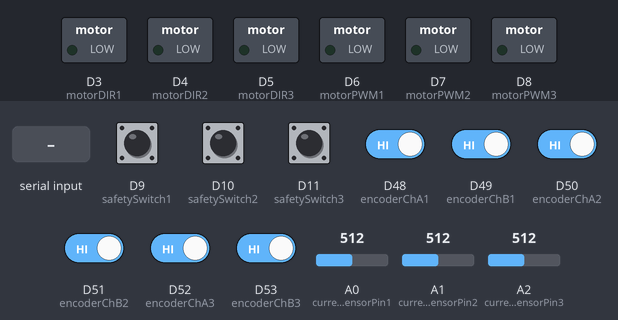
A sketch run on a simulated Arduino Due. On the bench: switched loads named in the sketch (green lamp = pin HIGH). Inputs (shaded band) come from the test bench; at power-on: D9 (safetySwitch1), D10 (safetySwitch2), D11 (safetySwitch3), D48 (encoderChA1), D49 (encoderChB1), D50 (encoderChA2), D51 (encoderChB2), D52 (encoderChA3), D53 (encoderChB3) HIGH, A0 (currentSensorPin1) = 512, A1 (currentSensorPin2) = 512, A2 (currentSensorPin3) = 512 (analog values on the 0–1023 scale). What the sketch prints to the serial monitor is not drawn.

Above: at 1.2 s.
1.3 s: "S90\n" received over Serial
At 1.47 s:
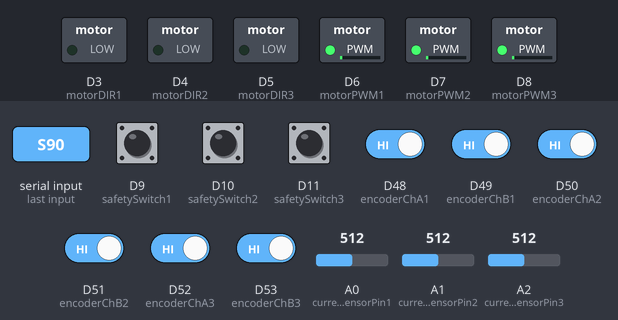
4.3 s: A0 (currentSensorPin1) set to 306
At 4.51 s:
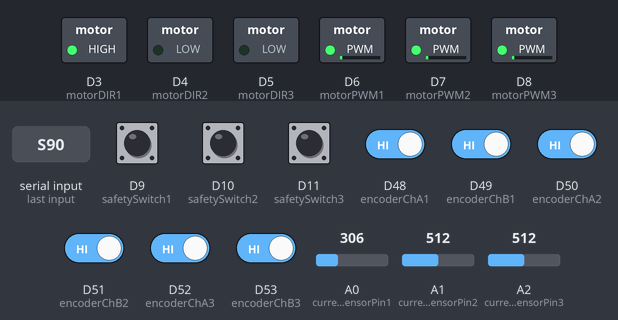
7.3 s: A1 (currentSensorPin2) set to 306
At 7.62 s:
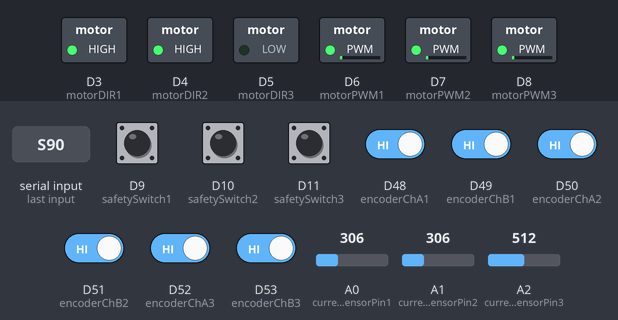
10.3 s: D49 (encoderChB1) driven LOW
At 11.16 s:
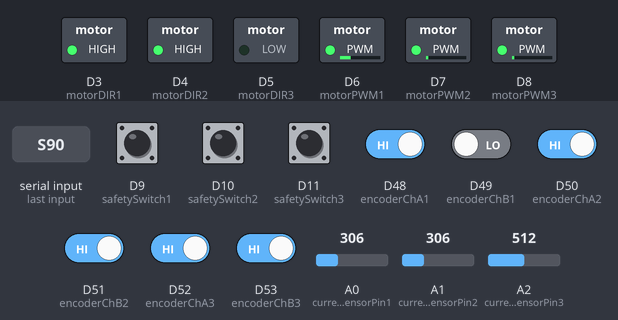
13.3 s: D48 (encoderChA1) driven LOW
16.3 s: A2 (currentSensorPin3) set to 900
Timing chart, 0 to 28.6 s (numbered marks = the images above; inputs shaded):
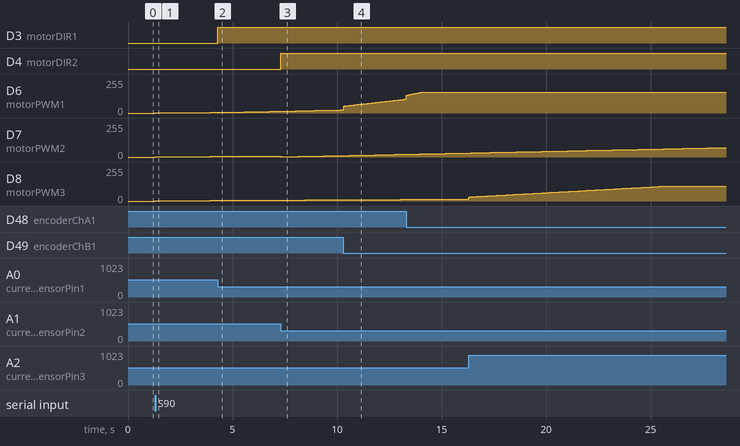

Measured:
- after the input at 1.3 s, D6 (motorPWM1), D7 (motorPWM2), D8 (motorPWM3): 0/255 → 1/255 at once, → 2/255 0.35 s later, → 3/255 1.1 s later, → 4/255 1.1 s later
- after the input at 4.3 s, D3 (motorDIR1): LOW → HIGH at once
- after the input at 7.3 s, D4 (motorDIR2): LOW → HIGH at once

The sketch:

FuzzySynergeticQuadruture.ino
```cpp
#include <Arduino.h>
#define DEG_TO_RAD 0.017453292519943295f

// ======= Binary TX Helpers (Arduino -> Python) =======
static const uint8_t HDR0 = 0xAA;
static const uint8_t HDR1 = 0x55;

uint8_t xorsum(const uint8_t* p, size_t n) {
  uint8_t c = 0;
  while (n--) c ^= *p++;
  return c;
}

// Kirim 15 float (float32 little-endian):
// urutan: e1,e2,e3, edot1,edot2,edot3, angle1_deg,angle2_deg,angle3_deg, calculatedCurr,volt2,volt3, current1,current2,current3
void sendBinary(float e1, float e2, float e3,
                float de1, float de2, float de3,
                float a1deg, float a2deg, float a3deg,
                float calculatedCurr1, float calculatedCurr2, float calculatedCurr3,
                float current1, float current2, float current3) {
  const uint8_t COUNT = 15;
  float payload[COUNT] = { e1, e2, e3, de1, de2, de3, a1deg, a2deg, a3deg, calculatedCurr1, calculatedCurr2, calculatedCurr3, current1, current2, current3 };

  // Header
  SerialUSB.write(HDR0);
  SerialUSB.write(HDR1);

  // COUNT
  SerialUSB.write(COUNT);

  // PAYLOAD (COUNT * 4 bytes), float32 LE di Arduino (umumnya little-endian)
  SerialUSB.write(reinterpret_cast<const uint8_t*>(payload), COUNT * sizeof(float));

  // Checksum: XOR atas (COUNT + PAYLOAD)
  uint8_t core[1 + COUNT * sizeof(float)];
  core[0] = COUNT;
  memcpy(core + 1, payload, COUNT * sizeof(float));
  uint8_t chk = xorsum(core, sizeof(core));
  SerialUSB.write(chk);
}


// =======================================================
// PIN DEFINISI
// =======================================================
// Switch Pengaman
const int safetySwitch1 = 9;
const int safetySwitch2 = 10;
const int safetySwitch3 = 11;

// Motor 1 Pins
const int motorPWM1 = 6;
const int motorDIR1 = 3;
const int encoderChA1 = 48;
const int encoderChB1 = 49;
const int currentSensorPin1 = A0;
float measuredCurrentBuffer1 = 0.0;

// Motor 2 Pins
const int motorPWM2 = 7;
const int motorDIR2 = 4;
const int encoderChA2 = 50;
const int encoderChB2 = 51;
const int currentSensorPin2 = A1;
float measuredCurrentBuffer2 = 0.0;

// Motor 3 Pins
const int motorPWM3 = 8;
const int motorDIR3 = 5;
const int encoderChA3 = 52;
const int encoderChB3 = 53;
const int currentSensorPin3 = A2;
float measuredCurrentBuffer3 = 0.0;

// =======================================================
// PARAMETER ENCODER (sama untuk semua motor)
// =======================================================
const float encoderPPR = 5.0;
const float gearRatio = 49.0;
const float quadratureFactor = 4.0;  // [REVISI]: 4x Quadrature
const float countsPerRev = encoderPPR * gearRatio * quadratureFactor;

// =======================================================
// VARIABEL ENCODER (per motor)
// =======================================================
// Motor 1
volatile int en_pulse_count1 = 0;
float countCopyBuffer1 = 0;
float actualAngleBuffer1 = 0.0;
volatile uint8_t prevAB1 = 0;  // [REVISI]: State sebelumnya

// Motor 2
volatile int en_pulse_count2 = 0;
float countCopyBuffer2 = 0;
float actualAngleBuffer2 = 0.0;
volatile uint8_t prevAB2 = 0;  // [REVISI]: State sebelumnya

// Motor 3
volatile int en_pulse_count3 = 0;
float countCopyBuffer3 = 0;
float actualAngleBuffer3 = 0.0;
volatile uint8_t prevAB3 = 0;  // [REVISI]: State sebelumnya

// =======================================================
// SETPOINT dan PARAMETER SMC per motor
// =======================================================
float setpoint_deg1 = 0.0, setpoint_deg2 = 0.0, setpoint_deg3 = 0.0;
float setpoint_rad1 = 0.0, setpoint_rad2 = 0.0, setpoint_rad3 = 0.0;
float setpoint_counts1 = 0.0, setpoint_counts2 = 0.0, setpoint_counts3 = 0.0;

// Parameter Dinamika Motor
const float J = 0.0443;   // Inertia
const float b = 0.01859;  // Friction
const float Kt = 1.0;     // Torque constant
const float Ke = 1.0;     // Back EMF coefficient
const float Ra = 3.4;     // Armature ressistance

// Parameter Synergetic
// Motor 1
const float c1 = 80.0;  // Error decay rate motor 1
float mu1 = 0.001;      // Time constant manifold

// Motor 1
const float c2 = 80.0;  // Error decay rate motor 1
float mu2 = 0.001;      // Time constant manifold

// Motor 1
const float c3 = 80.0;  // Error decay rate motor 1
float mu3 = 0.001;      // Time constant manifold

float dEpos1 = 0;
float dEpos2 = 0;
float dEpos3 = 0;

// Variabel global untuk filter kecepatan sudut
float dot_q1_f = 0.0;
float dot_q2_f = 0.0;
float dot_q3_f = 0.0;

const float minStartCurrent = 2.5;  // Menjaga agar motor segera bergerak

// Target arus untuk masing-masing motor
float targetCurrentBuffer1 = 0.0;
float targetCurrentBuffer2 = 0.0;
float targetCurrentBuffer3 = 0.0;

// =======================================================
// PID ARUS → OUTPUT PWM (per motor)
// =======================================================
double curKp1 = 20.0, curKi1 = 10.0, curKd1 = 0.015;
double curI_term1 = 0, prevCurrentError1 = 0;
double pwmOutputBuffer1 = 0;

double curKp2 = 20.0, curKi2 = 10.0, curKd2 = 0.015;
double curI_term2 = 0, prevCurrentError2 = 0;
double pwmOutputBuffer2 = 0;

double curKp3 = 20.0, curKi3 = 10.0, curKd3 = 0.015;
double curI_term3 = 0, prevCurrentError3 = 0;
double pwmOutputBuffer3 = 0;

// =======================================================
// WAKTU UNTUK PID & LOOP
// =======================================================
unsigned long prevMicros = 0;
unsigned long lastPIDUpdate = 0;
const unsigned long pidIntervalMicros = 1000;
unsigned long lastPrintTime = 0;
const unsigned long printIntervalMillis = 40;  // 100 Hz monitoring

static unsigned long lastMillis = 0;
static unsigned long lastMicros = 0;

// =======================================================
// TOGGLE RUN FLAG
// =======================================================
bool runMotor = false;

// =======================================================
// PWM Deadzone dan Idle
// =======================================================
const int minPWM = 255;
int currentIdlePWM = 10;         // Aktif digunakan di loop
const int defaultIdlePWM = 200;  // Nilai default untuk reset toggle
bool idlePWM_zeroMode = false;   // Status toggle

// Fungsi filter derivative (Low-pass)
inline float filteredDerivative(float currentValue, float previousValue, float dt, float previousFiltered, float alpha) {
  if (dt <= 0.0f) return 0.0f;
  float raw = (currentValue - previousValue) / dt;
  return alpha * raw + (1.0f - alpha) * previousFiltered;
}

// [REVISI]: Lookup table untuk Quadrature Decoder
inline int8_t quadDelta(uint8_t prevState, uint8_t currState) {
  static const int8_t table[16] = {
    0, -1, 1, 0,
    1, 0, 0, -1,
    -1, 0, 0, 1,
    0, 1, -1, 0
  };
  return -table[(prevState << 2) | currState];
}

// =======================================================
// SETUP
// =======================================================
void setup() {
  // Ganti Serial menjadi SerialUSB
  SerialUSB.begin(115200);

  // Setup pin safety switch dengan pull-up internal
  pinMode(safetySwitch1, INPUT_PULLUP);
  pinMode(safetySwitch2, INPUT_PULLUP);
  pinMode(safetySwitch3, INPUT_PULLUP);

  // [REVISI]: Setup pin untuk Motor 1
  pinMode(encoderChA1, INPUT_PULLUP);
  pinMode(encoderChB1, INPUT_PULLUP);
  pinMode(motorPWM1, OUTPUT);
  pinMode(motorDIR1, OUTPUT);

  // [REVISI]: Setup pin untuk Motor 2
  pinMode(encoderChA2, INPUT_PULLUP);
  pinMode(encoderChB2, INPUT_PULLUP);
  pinMode(motorPWM2, OUTPUT);
  pinMode(motorDIR2, OUTPUT);

  // [REVISI]: Setup pin untuk Motor 3
  pinMode(encoderChA3, INPUT_PULLUP);
  pinMode(encoderChB3, INPUT_PULLUP);
  pinMode(motorPWM3, OUTPUT);
  pinMode(motorDIR3, OUTPUT);

  analogReadResolution(12);
  analogWriteResolution(12);

  // [REVISI]: Baca state awal encoder
  prevAB1 = (digitalRead(encoderChA1) << 1) | digitalRead(encoderChB1);
  prevAB2 = (digitalRead(encoderChA2) << 1) | digitalRead(encoderChB2);
  prevAB3 = (digitalRead(encoderChA3) << 1) | digitalRead(encoderChB3);

  // [REVISI]: Attach interrupt CHANGE untuk semua channel
  attachInterrupt(digitalPinToInterrupt(encoderChA1), encoderA_SR1, CHANGE);
  attachInterrupt(digitalPinToInterrupt(encoderChB1), encoderB_SR1, CHANGE);

  attachInterrupt(digitalPinToInterrupt(encoderChA2), encoderA_SR2, CHANGE);
  attachInterrupt(digitalPinToInterrupt(encoderChB2), encoderB_SR2, CHANGE);

  attachInterrupt(digitalPinToInterrupt(encoderChA3), encoderA_SR3, CHANGE);
  attachInterrupt(digitalPinToInterrupt(encoderChB3), encoderB_SR3, CHANGE);

  prevMicros = micros();
}

// =======================================================
// LOOP UTAMA
// =======================================================
void loop() {
  // --- KOMUNIKASI SERIAL ---
  if (SerialUSB.available()) {
    char ch = SerialUSB.peek();
    if (ch == 'S' || ch == 's') {
      ch = SerialUSB.read();  // Konsumsi karakter
      runMotor = true;        // MOTOR NYALA (Standby)
      setpoint_deg1 = setpoint_deg2 = setpoint_deg3 = 0.0;
      setpoint_counts1 = setpoint_counts2 = setpoint_counts3 = 0.0;
    } else if (ch == 'X' || ch == 'x') {
      ch = SerialUSB.read();  // Konsumsi karakter
      runMotor = false;       // MOTOR MATI SECARA PAKSA
    } else if (ch == 'R' || ch == 'r') {
      ch = SerialUSB.read();  // Konsumsi karakter
      // R sengaja dikosongkan di Arduino karena Trajectory dikendalikan Python
    } else if (ch == 'I' || ch == 'i') {
      ch = SerialUSB.read();  // Konsumsi karakter
      idlePWM_zeroMode = !idlePWM_zeroMode;
      currentIdlePWM = idlePWM_zeroMode ? 0 : defaultIdlePWM;
    } else {
      String receivedData = SerialUSB.readStringUntil('\n');
      float tempMu1, tempMu2, tempMu3, tempSetpoint1, tempSetpoint2, tempSetpoint3;
      int parsed = sscanf(receivedData.c_str(), "%f,%f,%f,%f,%f,%f", &tempMu1, &tempMu2, &tempMu3, &tempSetpoint1, &tempSetpoint2, &tempSetpoint3);
      if (parsed == 6) {
        setpoint_rad1 = tempSetpoint1 * DEG_TO_RAD;
        setpoint_rad2 = tempSetpoint2 * DEG_TO_RAD;
        setpoint_rad3 = tempSetpoint3 * DEG_TO_RAD;
        mu1 = tempMu1;
        mu2 = tempMu2;
        mu3 = tempMu3;
        setpoint_counts1 = (setpoint_rad1 * countsPerRev) / (2.0 * PI);
        setpoint_counts2 = (setpoint_rad2 * countsPerRev) / (2.0 * PI);
        setpoint_counts3 = (setpoint_rad3 * countsPerRev) / (2.0 * PI);
      }
    }
  }

  // --- CEK SWITCH PENGAMAN ---
  // Jika salah satu, dua, atau tiga switch mendeteksi LOW (GND)
  if (digitalRead(safetySwitch1) == LOW || digitalRead(safetySwitch2) == LOW || digitalRead(safetySwitch3) == LOW) {
    runMotor = false;
  }

  if (!runMotor) {
    stopMotor1();
    stopMotor2();
    stopMotor3();
    return;  // Lewati eksekusi PID jika motor mati
  }
  // --- AKHIR KOMUNIKASI SERIAL & SAFETY ---

  unsigned long now = micros();
  float dt = (now - prevMicros) * 1e-6f;
  if (dt <= 0.0f || dt > 0.02f) dt = 0.001f;  // fallback: 1 ms
  prevMicros = now;

  // --- Baca encoder untuk tiap motor ---
  noInterrupts();
  countCopyBuffer1 = (float)en_pulse_count1;
  interrupts();
  actualAngleBuffer1 = (float)countCopyBuffer1 * (2.0 * PI) / countsPerRev;

  noInterrupts();
  countCopyBuffer2 = (float)en_pulse_count2;
  interrupts();
  actualAngleBuffer2 = (float)countCopyBuffer2 * (2.0 * PI) / countsPerRev;

  noInterrupts();
  countCopyBuffer3 = (float)en_pulse_count3;
  interrupts();
  actualAngleBuffer3 = (float)countCopyBuffer3 * (2.0 * PI) / countsPerRev;

  static float prevPosError1 = 0;
  static float prevPosError2 = 0;
  static float prevPosError3 = 0;
  static float prevActualAngle1 = 0;
  static float prevActualAngle2 = 0;
  static float prevActualAngle3 = 0;

  // Motor 1
  int raw1 = analogRead(currentSensorPin1);
  float voltage1 = raw1 * (3.3 / 4095.0);
  measuredCurrentBuffer1 = (1.51 - voltage1) / 0.1;

  // Motor 2
  int raw2 = analogRead(currentSensorPin2);
  float voltage2 = raw2 * (3.3 / 4095.0);
  measuredCurrentBuffer2 = (1.51 - voltage2) / 0.1;

  // Motor 3
  int raw3 = analogRead(currentSensorPin3);
  float voltage3 = raw3 * (3.3 / 4095.0);
  measuredCurrentBuffer3 = (1.51 - voltage3) / 0.1;

  float posError1 = setpoint_rad1 - actualAngleBuffer1;
  float posError2 = setpoint_rad2 - actualAngleBuffer2;
  float posError3 = setpoint_rad3 - actualAngleBuffer3;

  // Cara hitung derivative error dan kecepatan dengan Filter
  const float alphaErr = 0.15f;
  const float alphaVel = 0.15f;

  dEpos1 = filteredDerivative(posError1, prevPosError1, dt, dEpos1, alphaErr);
  dEpos2 = filteredDerivative(posError2, prevPosError2, dt, dEpos2, alphaErr);
  dEpos3 = filteredDerivative(posError3, prevPosError3, dt, dEpos3, alphaErr);

  dot_q1_f = filteredDerivative(actualAngleBuffer1, prevActualAngle1, dt, dot_q1_f, alphaVel);
  dot_q2_f = filteredDerivative(actualAngleBuffer2, prevActualAngle2, dt, dot_q2_f, alphaVel);
  dot_q3_f = filteredDerivative(actualAngleBuffer3, prevActualAngle3, dt, dot_q3_f, alphaVel);

  // --- Hitung Target Arus (berdasarkan error posisi) untuk tiap motor ---
  float sigma1 = c1 * posError1 + dEpos1;
  float q_ddot_d1 = 0.0;
  float tau1 = (J * q_ddot_d1) + (c1 * J * dEpos1) + ((J / mu1) * sigma1) + (b * dot_q1_f);
  float targetCurrent1 = tau1 / Kt;
  targetCurrentBuffer1 = targetCurrent1;

  float sigma2 = c2 * posError2 + dEpos2;
  float q_ddot_d2 = 0.0;
  float tau2 = (J * q_ddot_d2) + (c2 * J * dEpos2) + ((J / mu2) * sigma2) + (b * dot_q2_f);
  float targetCurrent2 = tau2 / Kt;
  targetCurrentBuffer2 = targetCurrent2;

  float sigma3 = c3 * posError3 + dEpos3;
  float q_ddot_d3 = 0.0;
  float tau3 = (J * q_ddot_d3) + (c3 * J * dEpos3) + ((J / mu3) * sigma3) + (b * dot_q3_f);
  float targetCurrent3 = tau3 / Kt;
  targetCurrentBuffer3 = targetCurrent3;

  prevPosError1 = posError1;
  prevPosError2 = posError2;
  prevPosError3 = posError3;
  prevActualAngle1 = actualAngleBuffer1;
  prevActualAngle2 = actualAngleBuffer2;
  prevActualAngle3 = actualAngleBuffer3;

  // --- PID UPDATE untuk kontrol arus tiap motor ---
  if (runMotor && now - lastPIDUpdate >= printIntervalMillis) {
    lastPIDUpdate = now;

    // Motor 1 PID
    double currentError1 = targetCurrentBuffer1 - measuredCurrentBuffer1;
    double curP_term1 = curKp1 * currentError1;
    curI_term1 += curKi1 * currentError1 * dt;
    curI_term1 = constrain(curI_term1, -1500, 1500);
    double curD_term1 = curKd1 * (currentError1 - prevCurrentError1) / dt;
    prevCurrentError1 = currentError1;
    pwmOutputBuffer1 = curP_term1 + curI_term1 + curD_term1;
    pwmOutputBuffer1 = constrain(pwmOutputBuffer1, -4095, 4095);

    // Motor 2 PID
    double currentError2 = targetCurrentBuffer2 - measuredCurrentBuffer2;
    double curP_term2 = curKp2 * currentError2;
    curI_term2 += curKi2 * currentError2 * dt;
    curI_term2 = constrain(curI_term2, -1500, 1500);
    double curD_term2 = curKd2 * (currentError2 - prevCurrentError2) / dt;
    prevCurrentError2 = currentError2;
    pwmOutputBuffer2 = curP_term2 + curI_term2 + curD_term2;
    pwmOutputBuffer2 = constrain(pwmOutputBuffer2, -4095, 4095);

    // Motor 3 PID
    double currentError3 = targetCurrentBuffer3 - measuredCurrentBuffer3;
    double curP_term3 = curKp3 * currentError3;
    curI_term3 += curKi3 * currentError3 * dt;
    curI_term3 = constrain(curI_term3, -1500, 1500);
    double curD_term3 = curKd3 * (currentError3 - prevCurrentError3) / dt;
    prevCurrentError3 = currentError3;
    pwmOutputBuffer3 = curP_term3 + curI_term3 + curD_term3;
    pwmOutputBuffer3 = constrain(pwmOutputBuffer3, -4095, 4095);
  }

  // --- SERIAL MONITORING (jika motor berjalan) ---
  unsigned long nowMillis = millis();
  if (runMotor && nowMillis - lastPrintTime >= printIntervalMillis) {
    lastPrintTime = nowMillis;
    float angle1_deg = actualAngleBuffer1 * (180.0f / PI);
    float angle2_deg = actualAngleBuffer2 * (180.0f / PI);
    float angle3_deg = actualAngleBuffer3 * (180.0f / PI);

    // Konversi hasil PID (PWM) menjadi Voltase untuk dikirim ke Python
    // Asumsi suplai motor adalah 12.0 Volt (Ubah jika kamu menggunakan 24V dll)
    float volt1 = (pwmOutputBuffer1 / 4095.0) * 12.0;
    float volt2 = (pwmOutputBuffer2 / 4095.0) * 12.0;
    float volt3 = (pwmOutputBuffer3 / 4095.0) * 12.0;

    float backEmf1 = Ke * dot_q1_f;
    float backEmf2 = Ke * dot_q2_f;
    float backEmf3 = Ke * dot_q3_f;

    float calculatedPidCurrent1 = (volt1 - backEmf1) / Ra;
    float calculatedPidCurrent2 = (volt2 - backEmf2) / Ra;
    float calculatedPidCurrent3 = (volt3 - backEmf3) / Ra;


    sendBinary(
      posError1, posError2, posError3,
      dEpos1, dEpos2, dEpos3,
      angle1_deg, angle2_deg, angle3_deg,
      calculatedPidCurrent1, calculatedPidCurrent1, calculatedPidCurrent1,
      measuredCurrentBuffer1, measuredCurrentBuffer2, measuredCurrentBuffer3);
  }

  // --- OUTPUT PWM untuk tiap motor ---
  if (runMotor) {
    int pwmVal1 = abs((int)pwmOutputBuffer1);
    if (abs(targetCurrentBuffer1) > 0.01 && pwmVal1 < minPWM) {
      pwmVal1 = minPWM;
    }
    digitalWrite(motorDIR1, -pwmOutputBuffer1 >= 0 ? HIGH : LOW);
    analogWrite(motorPWM1, pwmVal1);

    int pwmVal2 = abs((int)pwmOutputBuffer2);
    if (abs(targetCurrentBuffer2) > 0.01 && pwmVal2 < minPWM) {
      pwmVal2 = minPWM;
    }
    digitalWrite(motorDIR2, -pwmOutputBuffer2 >= 0 ? HIGH : LOW);
    analogWrite(motorPWM2, pwmVal2);

    int pwmVal3 = abs((int)pwmOutputBuffer3);
    if (abs(targetCurrentBuffer3) > 0.01 && pwmVal3 < minPWM) {
      pwmVal3 = minPWM;
    }
    digitalWrite(motorDIR3, -pwmOutputBuffer3 >= 0 ? HIGH : LOW);
    analogWrite(motorPWM3, pwmVal3);
  } else {
    // Jika motor tidak jalan, set semua motor ke idle
    analogWrite(motorPWM1, currentIdlePWM);
    digitalWrite(motorDIR1, LOW);
    pwmOutputBuffer1 = 0;
    curI_term1 = 0;

    analogWrite(motorPWM2, currentIdlePWM);
    digitalWrite(motorDIR2, LOW);
    pwmOutputBuffer2 = 0;
    curI_term2 = 0;

    analogWrite(motorPWM3, currentIdlePWM);
    digitalWrite(motorDIR3, LOW);
    pwmOutputBuffer3 = 0;
    curI_term3 = 0;
  }
}

// =======================================================
// ISR UNTUK ENCODER QUADRATURE (per motor)
// =======================================================
void updateEncoder1() {
  uint8_t curr = (digitalRead(encoderChA1) << 1) | digitalRead(encoderChB1);
  en_pulse_count1 += quadDelta(prevAB1, curr);
  prevAB1 = curr;
}

void updateEncoder2() {
  uint8_t curr = (digitalRead(encoderChA2) << 1) | digitalRead(encoderChB2);
  en_pulse_count2 += quadDelta(prevAB2, curr);
  prevAB2 = curr;
}

void updateEncoder3() {
  uint8_t curr = (digitalRead(encoderChA3) << 1) | digitalRead(encoderChB3);
  en_pulse_count3 += quadDelta(prevAB3, curr);
  prevAB3 = curr;
}

void encoderA_SR1() {
  updateEncoder1();
}
void encoderB_SR1() {
  updateEncoder1();
}

void encoderA_SR2() {
  updateEncoder2();
}
void encoderB_SR2() {
  updateEncoder2();
}

void encoderA_SR3() {
  updateEncoder3();
}
void encoderB_SR3() {
  updateEncoder3();
}

void stopMotor1() {
  analogWrite(motorPWM1, 0);
  digitalWrite(motorDIR1, LOW);
}

void stopMotor2() {
  analogWrite(motorPWM2, 0);
  digitalWrite(motorDIR2, LOW);
}

void stopMotor3() {
  analogWrite(motorPWM3, 0);
  digitalWrite(motorDIR3, LOW);
}
```
